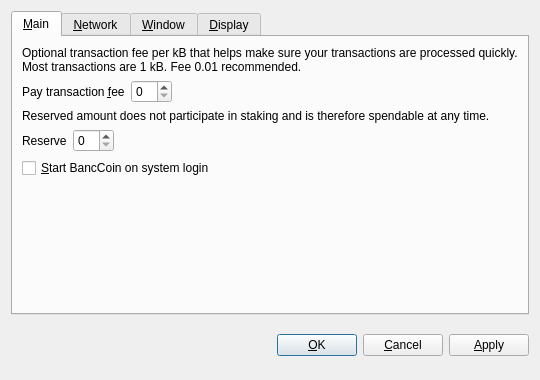
<?xml version="1.0" encoding="UTF-8"?>
<ui version="4.0">
 <class>OptionsDialog</class>
 <widget class="QDialog" name="OptionsDialog">
  <property name="geometry">
   <rect>
    <x>0</x>
    <y>0</y>
    <width>540</width>
    <height>380</height>
   </rect>
  </property>
  <property name="windowTitle">
   <string>Options</string>
  </property>
  <property name="modal">
   <bool>true</bool>
  </property>
  <layout class="QVBoxLayout" name="verticalLayout">
   <item>
    <widget class="QTabWidget" name="tabWidget">
     <property name="tabPosition">
      <enum>QTabWidget::North</enum>
     </property>
     <property name="currentIndex">
      <number>0</number>
     </property>
     <widget class="QWidget" name="tabMain">
      <attribute name="title">
       <string>&amp;Main</string>
      </attribute>
      <layout class="QVBoxLayout" name="verticalLayout_Main">
       <item>
        <widget class="QLabel" name="transactionFeeInfoLabel">
         <property name="text">
          <string>Optional transaction fee per kB that helps make sure your transactions are processed quickly. Most transactions are 1 kB. Fee 0.01 recommended.</string>
         </property>
         <property name="textFormat">
          <enum>Qt::PlainText</enum>
         </property>
         <property name="wordWrap">
          <bool>true</bool>
         </property>
        </widget>
       </item>
       <item>
        <layout class="QHBoxLayout" name="horizontalLayoutFee">
         <item>
          <widget class="QLabel" name="transactionFeeLabel">
           <property name="text">
            <string>Pay transaction &amp;fee</string>
           </property>
           <property name="textFormat">
            <enum>Qt::PlainText</enum>
           </property>
           <property name="buddy">
            <cstring>transactionFee</cstring>
           </property>
          </widget>
         </item>
         <item>
          <widget class="BitcoinAmountField" name="transactionFee"/>
         </item>
         <item>
          <spacer name="horizontalSpacerFee">
           <property name="orientation">
            <enum>Qt::Horizontal</enum>
           </property>
           <property name="sizeHint" stdset="0">
            <size>
             <width>40</width>
             <height>20</height>
            </size>
           </property>
          </spacer>
         </item>
        </layout>
       </item>
       <item>
        <widget class="QLabel" name="reserveBalanceInfoLabel">
         <property name="text">
          <string>Reserved amount does not participate in staking and is therefore spendable at any time.</string>
         </property>
         <property name="textFormat">
          <enum>Qt::PlainText</enum>
         </property>
         <property name="wordWrap">
          <bool>true</bool>
         </property>
        </widget>
       </item>
       <item>
        <layout class="QHBoxLayout" name="horizontalLayoutReserveBalance">
         <item>
          <widget class="QLabel" name="reserveBalanceLabel">
           <property name="text">
            <string>Reserve</string>
           </property>
           <property name="textFormat">
            <enum>Qt::PlainText</enum>
           </property>
           <property name="buddy">
            <cstring>reserveBalance</cstring>
           </property>
          </widget>
         </item>
         <item>
          <widget class="BitcoinAmountField" name="reserveBalance"/>
         </item>
         <item>
          <spacer name="horizontalSpacerReserveBalance">
           <property name="orientation">
            <enum>Qt::Horizontal</enum>
           </property>
           <property name="sizeHint" stdset="0">
            <size>
             <width>40</width>
             <height>20</height>
            </size>
           </property>
          </spacer>
         </item>
        </layout>
       </item>
       <item>
        <widget class="QCheckBox" name="bitcoinAtStartup">
         <property name="toolTip">
          <string>Automatically start BancCoin after logging in to the system.</string>
         </property>
         <property name="text">
          <string>&amp;Start BancCoin on system login</string>
         </property>
        </widget>
       </item>
       <item>
        <spacer name="verticalSpacer_Main">
         <property name="orientation">
          <enum>Qt::Vertical</enum>
         </property>
         <property name="sizeHint" stdset="0">
          <size>
           <width>20</width>
           <height>40</height>
          </size>
         </property>
        </spacer>
       </item>
      </layout>
     </widget>
     <widget class="QWidget" name="tabNetwork">
      <attribute name="title">
       <string>&amp;Network</string>
      </attribute>
      <layout class="QVBoxLayout" name="verticalLayout_Network">
       <item>
        <widget class="QCheckBox" name="mapPortUpnp">
         <property name="toolTip">
          <string>Automatically open the BancCoin client port on the router. This only works when your router supports UPnP and it is enabled.</string>
         </property>
         <property name="text">
          <string>Map port using &amp;UPnP</string>
         </property>
        </widget>
       </item>
       <item>
        <widget class="QCheckBox" name="connectSocks">
         <property name="toolTip">
          <string>Connect to the BancCoin network through a SOCKS5 proxy (e.g. when connecting through Tor).</string>
         </property>
         <property name="text">
          <string>&amp;Connect through SOCKS5 proxy:</string>
         </property>
        </widget>
       </item>
       <item>
        <layout class="QHBoxLayout" name="horizontalLayout_Network">
         <item>
          <widget class="QLabel" name="proxyIpLabel">
           <property name="text">
            <string>Proxy &amp;IP:</string>
           </property>
           <property name="textFormat">
            <enum>Qt::PlainText</enum>
           </property>
           <property name="buddy">
            <cstring>proxyIp</cstring>
           </property>
          </widget>
         </item>
         <item>
          <widget class="QValidatedLineEdit" name="proxyIp">
           <property name="maximumSize">
            <size>
             <width>140</width>
             <height>16777215</height>
            </size>
           </property>
           <property name="toolTip">
            <string>IP address of the proxy (e.g. 127.0.0.1)</string>
           </property>
          </widget>
         </item>
         <item>
          <widget class="QLabel" name="proxyPortLabel">
           <property name="text">
            <string>&amp;Port:</string>
           </property>
           <property name="textFormat">
            <enum>Qt::PlainText</enum>
           </property>
           <property name="buddy">
            <cstring>proxyPort</cstring>
           </property>
          </widget>
         </item>
         <item>
          <widget class="QLineEdit" name="proxyPort">
           <property name="maximumSize">
            <size>
             <width>55</width>
             <height>16777215</height>
            </size>
           </property>
           <property name="toolTip">
            <string>Port of the proxy (e.g. 9050)</string>
           </property>
          </widget>
         </item>
         <item>
          <spacer name="horizontalSpacer_Network">
           <property name="orientation">
            <enum>Qt::Horizontal</enum>
           </property>
           <property name="sizeHint" stdset="0">
            <size>
             <width>40</width>
             <height>20</height>
            </size>
           </property>
          </spacer>
         </item>
        </layout>
       </item>
       <item>
        <spacer name="verticalSpacer_Network">
         <property name="orientation">
          <enum>Qt::Vertical</enum>
         </property>
         <property name="sizeHint" stdset="0">
          <size>
           <width>20</width>
           <height>40</height>
          </size>
         </property>
        </spacer>
       </item>
      </layout>
     </widget>
     <widget class="QWidget" name="tabWindow">
      <attribute name="title">
       <string>&amp;Window</string>
      </attribute>
      <layout class="QVBoxLayout" name="verticalLayout_Window">
       <item>
        <widget class="QCheckBox" name="minimizeToTray">
         <property name="toolTip">
          <string>Show only a tray icon after minimizing the window.</string>
         </property>
         <property name="text">
          <string>&amp;Minimize to the tray instead of the taskbar</string>
         </property>
        </widget>
       </item>
       <item>
        <widget class="QCheckBox" name="minimizeOnClose">
         <property name="toolTip">
          <string>Minimize instead of exit the application when the window is closed. When this option is enabled, the application will be closed only after selecting Quit in the menu.</string>
         </property>
         <property name="text">
          <string>M&amp;inimize on close</string>
         </property>
        </widget>
       </item>
       <item>
        <spacer name="verticalSpacer_Window">
         <property name="orientation">
          <enum>Qt::Vertical</enum>
         </property>
         <property name="sizeHint" stdset="0">
          <size>
           <width>20</width>
           <height>40</height>
          </size>
         </property>
        </spacer>
       </item>
      </layout>
     </widget>
     <widget class="QWidget" name="tabDisplay">
      <attribute name="title">
       <string>&amp;Display</string>
      </attribute>
      <layout class="QVBoxLayout" name="verticalLayout_Display">
       <item>
        <layout class="QHBoxLayout" name="horizontalLayout_1_Display">
         <item>
          <widget class="QLabel" name="langLabel">
           <property name="text">
            <string>User Interface &amp;language:</string>
           </property>
           <property name="textFormat">
            <enum>Qt::PlainText</enum>
           </property>
           <property name="buddy">
            <cstring>lang</cstring>
           </property>
          </widget>
         </item>
         <item>
          <widget class="QValueComboBox" name="lang">
           <property name="toolTip">
            <string>The user interface language can be set here. This setting will take effect after restarting BancCoin.</string>
           </property>
          </widget>
         </item>
        </layout>
       </item>
       <item>
        <layout class="QHBoxLayout" name="horizontalLayout_2_Display">
         <item>
          <widget class="QLabel" name="unitLabel">
           <property name="text">
            <string>&amp;Unit to show amounts in:</string>
           </property>
           <property name="textFormat">
            <enum>Qt::PlainText</enum>
           </property>
           <property name="buddy">
            <cstring>unit</cstring>
           </property>
          </widget>
         </item>
         <item>
          <widget class="QValueComboBox" name="unit">
           <property name="toolTip">
            <string>Choose the default subdivision unit to show in the interface and when sending coins.</string>
           </property>
          </widget>
         </item>
        </layout>
       </item>
       <item>
        <widget class="QCheckBox" name="coinControlFeatures">
         <property name="toolTip">
          <string>Whether to show coin control features or not.</string>
         </property>
         <property name="text">
          <string>Display coin &amp;control features (experts only!)</string>
         </property>
        </widget>
       </item>
       <item>
        <widget class="QCheckBox" name="useBlackTheme">
         <property name="text">
          <string>Use black visual theme (requires restart)</string>
         </property>
        </widget>
       </item>
       <item>
        <spacer name="verticalSpacer_Display">
         <property name="orientation">
          <enum>Qt::Vertical</enum>
         </property>
         <property name="sizeHint" stdset="0">
          <size>
           <width>20</width>
           <height>40</height>
          </size>
         </property>
        </spacer>
       </item>
      </layout>
     </widget>
    </widget>
   </item>
   <item>
    <layout class="QHBoxLayout" name="horizontalLayout_Buttons">
     <item>
      <spacer name="horizontalSpacer_1">
       <property name="orientation">
        <enum>Qt::Horizontal</enum>
       </property>
       <property name="sizeHint" stdset="0">
        <size>
         <width>40</width>
         <height>48</height>
        </size>
       </property>
      </spacer>
     </item>
     <item>
      <widget class="QLabel" name="statusLabel">
       <property name="font">
        <font>
         <weight>75</weight>
         <bold>true</bold>
        </font>
       </property>
       <property name="text">
        <string/>
       </property>
       <property name="textFormat">
        <enum>Qt::PlainText</enum>
       </property>
       <property name="wordWrap">
        <bool>true</bool>
       </property>
      </widget>
     </item>
     <item>
      <spacer name="horizontalSpacer_2">
       <property name="orientation">
        <enum>Qt::Horizontal</enum>
       </property>
       <property name="sizeHint" stdset="0">
        <size>
         <width>40</width>
         <height>48</height>
        </size>
       </property>
      </spacer>
     </item>
     <item>
      <widget class="QPushButton" name="okButton">
       <property name="text">
        <string>&amp;OK</string>
       </property>
      </widget>
     </item>
     <item>
      <widget class="QPushButton" name="cancelButton">
       <property name="text">
        <string>&amp;Cancel</string>
       </property>
       <property name="autoDefault">
        <bool>false</bool>
       </property>
      </widget>
     </item>
     <item>
      <widget class="QPushButton" name="applyButton">
       <property name="text">
        <string>&amp;Apply</string>
       </property>
       <property name="autoDefault">
        <bool>false</bool>
       </property>
      </widget>
     </item>
    </layout>
   </item>
  </layout>
 </widget>
 <customwidgets>
  <customwidget>
   <class>BitcoinAmountField</class>
   <extends>QSpinBox</extends>
   <header>bitcoinamountfield.h</header>
  </customwidget>
  <customwidget>
   <class>QValueComboBox</class>
   <extends>QComboBox</extends>
   <header>qvaluecombobox.h</header>
  </customwidget>
  <customwidget>
   <class>QValidatedLineEdit</class>
   <extends>QLineEdit</extends>
   <header>qvalidatedlineedit.h</header>
  </customwidget>
 </customwidgets>
 <resources/>
 <connections/>
</ui>
